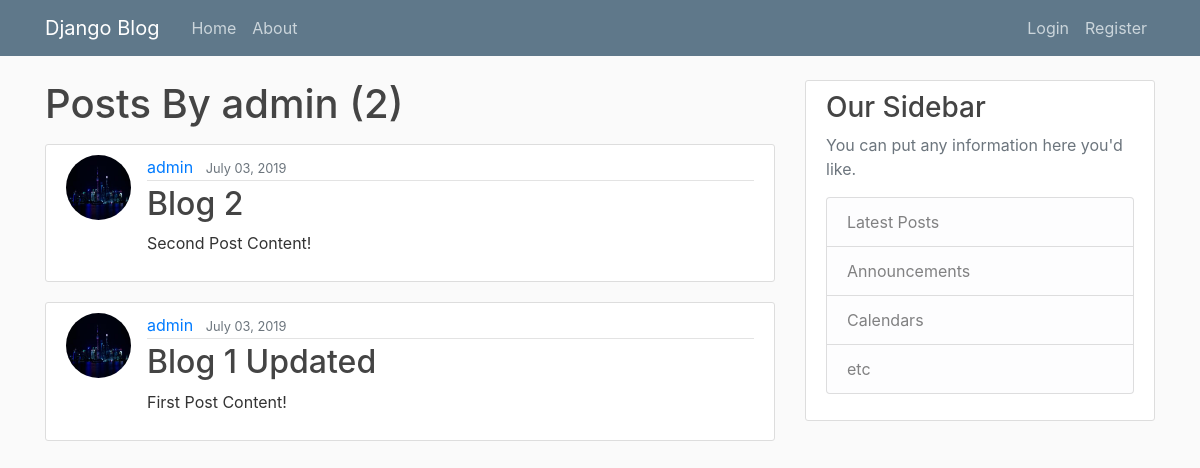
The app's page /user/admin, older data.
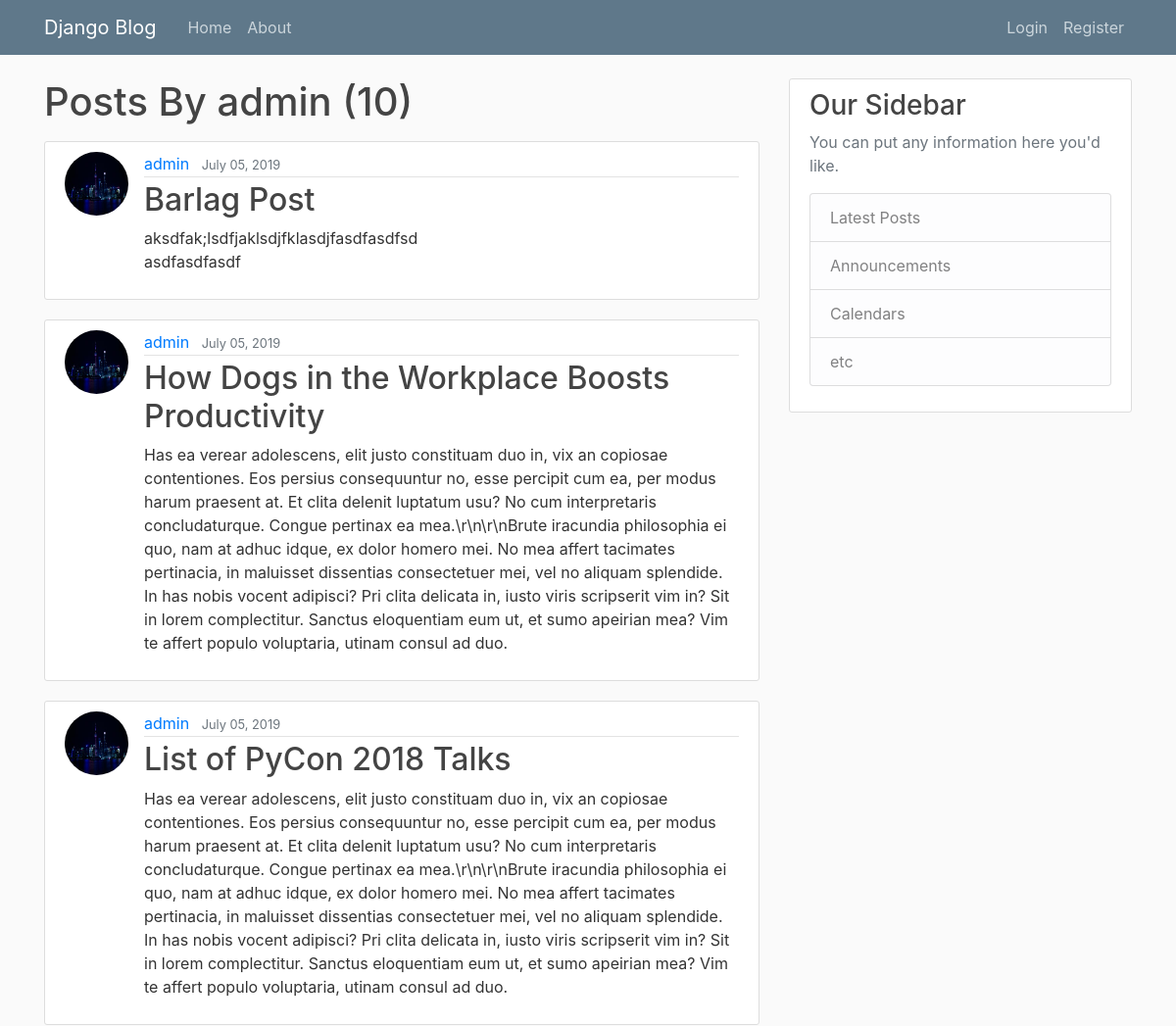
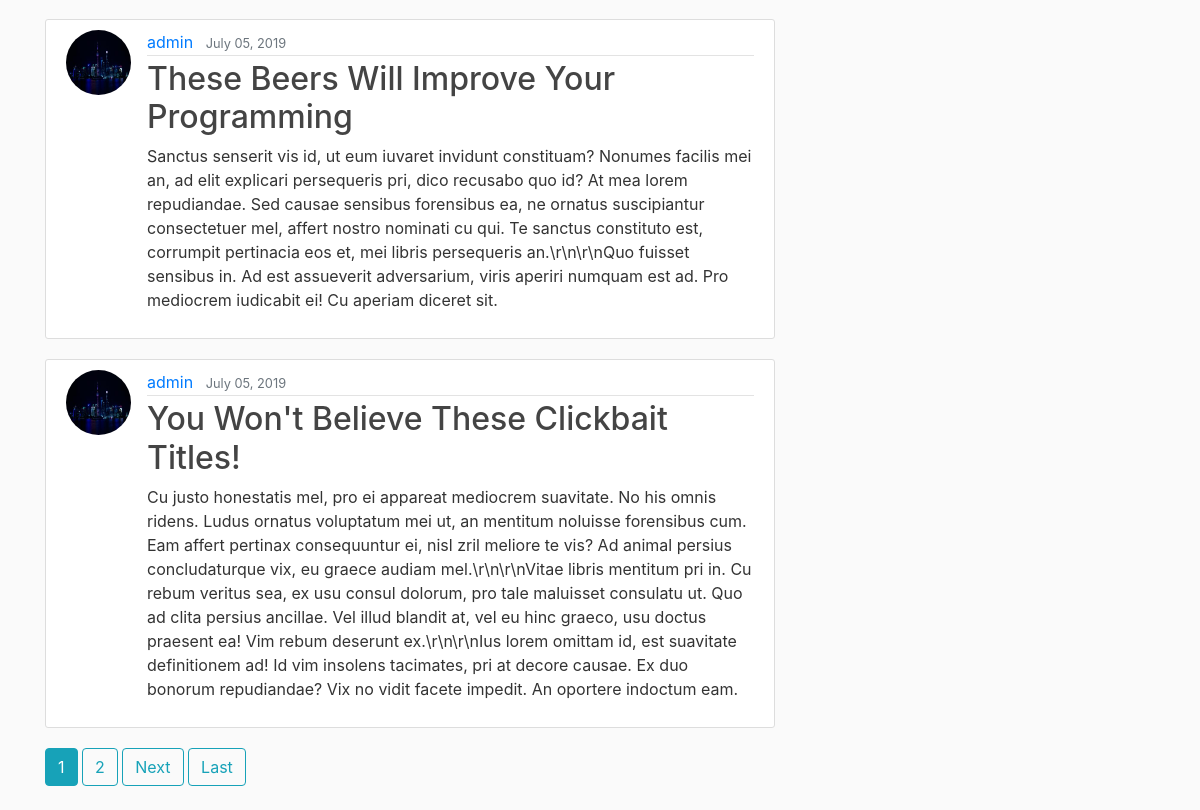
The same page, newer data (2 pictures, top to bottom).
### blog/models.py (models this page shows, shortened)
class Post(models.Model):
    title = models.CharField(max_length=100)
    content = models.TextField()
    date_posted = models.DateTimeField(default=timezone.now)
    author = models.ForeignKey(User, on_delete=models.CASCADE)

### users/models.py (models this page shows, shortened)
class Profile(models.Model):
    user = models.OneToOneField(User, on_delete=models.CASCADE)
    image = models.ImageField(default='default.jpg', upload_to='profile_pics')

### blog/views.py (the view)
# urls.py: path('user/<str:username>', UserPostListView.as_view(), name='user-posts'),
class UserPostListView(ListView):
    model = Post
    template_name = 'blog/user_posts.html' # <app>/<model>_<viewtype>.html
    context_object_name = 'posts'
    paginate_by = 5
    def get_queryset(self):
        user = get_object_or_404(User, username=self.kwargs.get('username'))
        return Post.objects.filter(author=user).order_by('-date_posted')

### blog/templates/blog/user_posts.html (shortened to what this page needs)
{% extends "blog/base.html" %}
{% block content %}
    <h1 class="mb-3">Posts By {{view.kwargs.username}} ({{ page_obj.paginator.count }}) </h1>
    {% for post in posts %}
        <article class="media content-section">
            <img class="rounded-circle article-img" src="{{post.author.profile.image.url}}" alt="">
            <div class="media-body">
                <div class="article-metadata">
                    <a href="{% url 'user-posts' post.author.username %}" class="mr-2">{{ post.author }}</a>
                    <small class="text-muted">{{ post.date_posted|date:"F d, Y" }}</small>
                </div>
                <h2><a href="{% url 'post-detail' post.id %}" class="article-title">{{ post.title }}</a></h2>
                <p class="article-content">{{ post.content }}</p>
            </div>
        </article>
    {% endfor %}
    {% if is_paginated %}
        {% for num in page_obj.paginator.page_range %}
            {% if page_obj.number == num %}
                <a class="btn btn-info mb-4" href="?page={{num}}">{{num}}</a>
            {% elif num > page_obj.number|add:'-3' and num < page_obj.number|add:'3' %}
                <a class="btn btn-outline-info mb-4" href="?page={{num}}">{{num}}</a>
            {% endif %}
        {% endfor %}
        {% if page_obj.has_next %}
            <a class="btn btn-outline-info mb-4" href="?page={{page_obj.next_page_number}}">Next</a>
            <a class="btn btn-outline-info mb-4" href="?page={{ page_obj.paginator.num_pages }}">Last</a>
        {% endif %}
    {% endif %}
{% endblock content %}

### blog/templates/blog/base.html (shortened to what this page needs)
{% load static %}
<!doctype html>
<html lang="en">
  <head>
    <link rel="stylesheet" href="https://stackpath.bootstrapcdn.com/bootstrap/4.3.1/css/bootstrap.min.css">
    <link rel="stylesheet" type="text/css" href="{% static 'blog/main.css' %}">
</head>
<body>
    <header class="site-header">
        <nav class="navbar navbar-expand-md navbar-dark bg-steel fixed-top">
            <div class="container">
            <a class="navbar-brand mr-4" href="{% url 'blog-home' %}">Django Blog</a>
            <div class="collapse navbar-collapse" id="navbarToggle">
                <div class="navbar-nav mr-auto">
                <a class="nav-item nav-link" href="{% url 'blog-home' %}">Home</a>
                <a class="nav-item nav-link" href="{% url 'blog-about' %}">About</a>
                </div>
                <div class="navbar-nav">
                    {% if user.is_authenticated %}
                    <a class="nav-item nav-link" href="{% url 'post-create' %}">New Post</a>
                        <a class="nav-item nav-link" href="{% url 'profile' %}">Profile</a>
                        <a class="nav-item nav-link" href="{% url 'logout' %}">Logout</a>
                    {% else %}
                        <a class="nav-item nav-link" href="{% url 'login' %}">Login</a>
                        <a class="nav-item nav-link" href="{% url 'register' %}">Register</a>
                    {% endif %}
                </div>
            </div>
            </div>
        </nav>
    </header>
    <main role="main" class="container">
        <div class="row">
            <div class="col-md-8">
                {% block content %}{% endblock %}
            </div>
            <div class="col-md-4">
            <div class="content-section">
                <h3>Our Sidebar</h3>
                <p class='text-muted'>You can put any information here you'd like.
                <ul class="list-group">
                    <li class="list-group-item list-group-item-light">Latest Posts</li>
                    <li class="list-group-item list-group-item-light">Announcements</li>
                    <li class="list-group-item list-group-item-light">Calendars</li>
                    <li class="list-group-item list-group-item-light">etc</li>
                </ul>
                </p>
            </div>
            </div>
        </div>
    </main>
</body>
</html>

### blog/static/blog/main.css (style rules this page uses)
body { background: #fafafa; color: #333333; margin-top: 5rem; }
h1, h2, h3, h4, h5, h6 { color: #444444; }
ul { margin: 0; }
.bg-steel { background-color: #5f788a; }
.site-header .navbar-nav .nav-link { color: #cbd5db; }
.content-section { background: #ffffff; padding: 10px 20px; border: 1px solid #dddddd; border-radius: 3px; margin-bottom: 20px; }
.article-title { color: #444444; }
.article-content { white-space: pre-line; }
.article-img { height: 65px; width: 65px; margin-right: 16px; }
.article-metadata { padding-bottom: 1px; margin-bottom: 4px; border-bottom: 1px solid #e3e3e3 }

Row changes from the older to the newer data that the page shows:
no longer on this page (row unchanged): Post: author.profile.image (picture), author "admin", date_posted "July 03, 2019", title "Blog 2", content "Second Post Content!"
no longer on this page (row unchanged): Post: author.profile.image (picture), author "admin", date_posted "July 03, 2019", title "Blog 1 Updated", content "First Post Content!"
added Post: author.profile.image (picture), author "admin", date_posted "July 05, 2019", title "Barlag Post", content "aksdfak;lsdfjaklsdjfklasdjfasdfasdfsd asdfasdfasdf"
added Post: author.profile.image (picture), author "admin", date_posted "July 05, 2019", title "How Dogs in the Workplace Boosts Productivity", content "Has ea verear adolescens, elit justo constituam duo in, vix an copiosae contentiones. Eos persius consequuntur no, esse percipit cum ea, per modus harum praesent at. Et clita delenit luptatum usu? No cum interpretaris concludaturque. Congue pertinax ea mea.\\r\\n\\r\\nBrute iracundia philosophia ei quo, nam at adhuc idque, ex dolor homero mei. No mea affert tacimates pertinacia, in maluisset dissentias consectetuer mei, vel no aliquam splendide. In has nobis vocent adipisci? Pri clita delicata in, iusto viris scripserit vim in? Sit in lorem complectitur. Sanctus eloquentiam eum ut, et sumo apeirian mea? Vim te affert populo voluptaria, utinam consul ad duo."
added Post: author.profile.image (picture), author "admin", date_posted "July 05, 2019", title "List of PyCon 2018 Talks", content "Has ea verear adolescens, elit justo constituam duo in, vix an copiosae contentiones. Eos persius consequuntur no, esse percipit cum ea, per modus harum praesent at. Et clita delenit luptatum usu? No cum interpretaris concludaturque. Congue pertinax ea mea.\\r\\n\\r\\nBrute iracundia philosophia ei quo, nam at adhuc idque, ex dolor homero mei. No mea affert tacimates pertinacia, in maluisset dissentias consectetuer mei, vel no aliquam splendide. In has nobis vocent adipisci? Pri clita delicata in, iusto viris scripserit vim in? Sit in lorem complectitur. Sanctus eloquentiam eum ut, et sumo apeirian mea? Vim te affert populo voluptaria, utinam consul ad duo."
added Post: author.profile.image (picture), author "admin", date_posted "July 05, 2019", title "These Beers Will Improve Your Programming", content "Sanctus senserit vis id, ut eum iuvaret invidunt constituam? Nonumes facilis mei an, ad elit explicari persequeris pri, dico recusabo quo id? At mea lorem repudiandae. Sed causae sensibus forensibus ea, ne ornatus suscipiantur consectetuer mel, affert nostro nominati cu qui. Te sanctus constituto est, corrumpit pertinacia eos et, mei libris persequeris an.\\r\\n\\r\\nQuo fuisset sensibus in. Ad est assueverit adversarium, viris aperiri numquam est ad. Pro mediocrem iudicabit ei! Cu aperiam diceret sit."
added Post: author.profile.image (picture), author "admin", date_posted "July 05, 2019", title "You Won't Believe These Clickbait Titles!", content "Cu justo honestatis mel, pro ei appareat mediocrem suavitate. No his omnis ridens. Ludus ornatus voluptatum mei ut, an mentitum noluisse forensibus cum. Eam affert pertinax consequuntur ei, nisl zril meliore te vis? Ad animal persius concludaturque vix, eu graece audiam mel.\\r\\n\\r\\nVitae libris mentitum pri in. Cu rebum veritus sea, ex usu consul dolorum, pro tale maluisset consulatu ut. Quo ad clita persius ancillae. Vel illud blandit at, vel eu hinc graeco, usu doctus praesent ea! Vim rebum deserunt ex.\\r\\n\\r\\nIus lorem omittam id, est suavitate definitionem ad! Id vim insolens tacimates, pri at decore causae. Ex duo bonorum repudiandae? Vix no vidit facete impedit. An oportere indoctum…"
Text that changed along with them:
{{ page_obj.paginator.count }}: "2" → "10"
new list line: "1"
new list line: "2"
text now shown: "Next Last"
